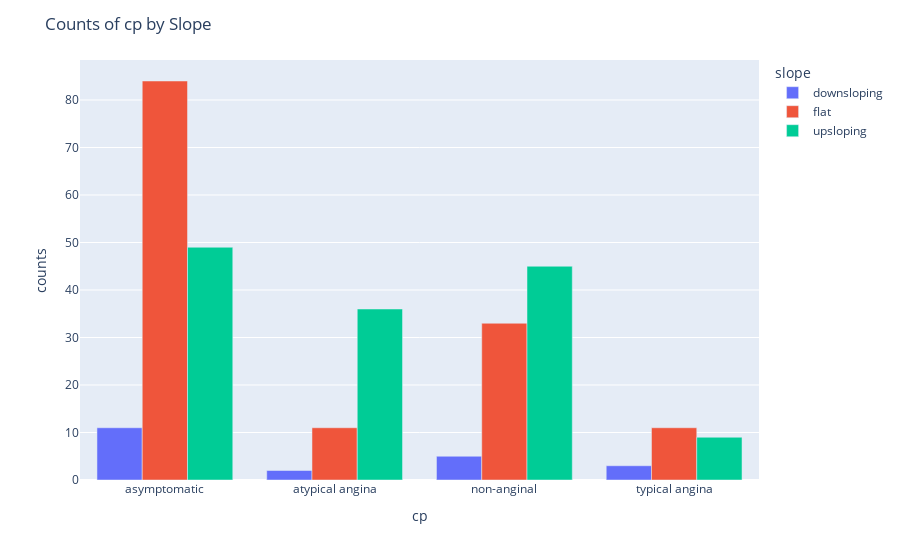

Notebook source saved alongside this figure:
### Code cell
def generate_rating_df(df):
    rating_df = df.groupby(['cp', 'slope']).agg({'id': 'count'}).reset_index()
    rating_df = rating_df[rating_df['id'] != 0]  
    rating_df.columns = ['cp', 'slope', 'counts']  
    rating_df = rating_df.sort_values('slope')  
    return rating_df

rating_df = generate_rating_df(df)

fig = px.bar(rating_df, x='cp', y='counts', color='slope')


fig.update_traces(textposition='auto', textfont_size=20)
fig.update_layout(barmode='group', title="Counts of cp by Slope")

fig.show()

### Figure 1 — Plotly figure (JSON) as saved in the notebook; plotly's stock layout.template omitted (floating-point values rounded to 4 significant figures)
{"data": [{"alignmentgroup": "True", "hovertemplate": "slope=downsloping<br>cp=%{x}<br>counts=%{y}<extra></extra>", "legendgroup": "downsloping", "marker": {"color": "#636efa", "pattern": {"shape": ""}}, "name": "downsloping", "offsetgroup": "downsloping", "orientation": "v", "showlegend": true, "textfont": {"size": 20}, "textposition": "auto", "type": "bar", "x": ["asymptomatic", "atypical angina", "non-anginal", "typical angina"], "xaxis": "x", "y": [11, 2, 5, 3], "yaxis": "y"}, {"alignmentgroup": "True", "hovertemplate": "slope=flat<br>cp=%{x}<br>counts=%{y}<extra></extra>", "legendgroup": "flat", "marker": {"color": "#EF553B", "pattern": {"shape": ""}}, "name": "flat", "offsetgroup": "flat", "orientation": "v", "showlegend": true, "textfont": {"size": 20}, "textposition": "auto", "type": "bar", "x": ["asymptomatic", "atypical angina", "non-anginal", "typical angina"], "xaxis": "x", "y": [84, 11, 33, 11], "yaxis": "y"}, {"alignmentgroup": "True", "hovertemplate": "slope=upsloping<br>cp=%{x}<br>counts=%{y}<extra></extra>", "legendgroup": "upsloping", "marker": {"color": "#00cc96", "pattern": {"shape": ""}}, "name": "upsloping", "offsetgroup": "upsloping", "orientation": "v", "showlegend": true, "textfont": {"size": 20}, "textposition": "auto", "type": "bar", "x": ["asymptomatic", "atypical angina", "non-anginal", "typical angina"], "xaxis": "x", "y": [49, 36, 45, 9], "yaxis": "y"}], "layout": {"barmode": "group", "legend": {"title": {"text": "slope"}, "tracegroupgap": 0}, "margin": {"t": 60}, "title": {"text": "Counts of cp by Slope"}, "xaxis": {"anchor": "y", "domain": [0, 1], "title": {"text": "cp"}}, "yaxis": {"anchor": "x", "domain": [0, 1], "title": {"text": "counts"}}}}
